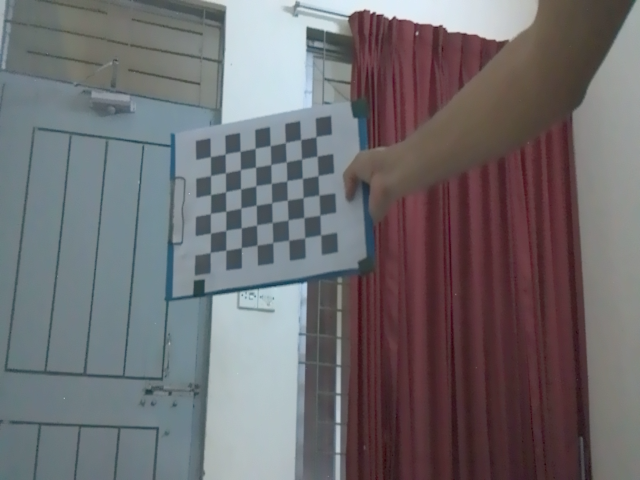
#> input picture automama/automama/perception/stereo_vision_test/single_cam_KD_callib/captured_images/frame_0001.png, 640 x 480 px; its folder holds only this picture in this run
$ python intrinsic_paramKD.py
#> lines starting #> are read from the running program, lines starting #| are printed output that depends on the picture
import cv2
import numpy as np
import glob
import os
import yaml

# ==== CONFIG ====
IMAGE_DIR = "automama/perception/stereo_vision_test/single_cam_KD_callib/captured_images"
CHESSBOARD_SIZE = (8, 6)
SQUARE_SIZE = 0.025
OUTPUT_DIR = "automama/perception/stereo_vision_test/single_cam_KD_callib"
CALIBRATION_YAML = os.path.join(OUTPUT_DIR, "camera_calibration.yaml")

def save_calibration_yaml(filename, camera_matrix, dist_coeffs):
    data = {
        'camera_matrix': camera_matrix.tolist(),
        'distortion_coefficients': dist_coeffs.tolist()
    }
    with open(filename, 'w') as f:
        yaml.dump(data, f)
    print(f"Calibration saved to YAML: {filename}")

def main():
    # Prepare object points
    objp = np.zeros((CHESSBOARD_SIZE[0]*CHESSBOARD_SIZE[1], 3), np.float32)
    objp[:, :2] = np.mgrid[0:CHESSBOARD_SIZE[0], 0:CHESSBOARD_SIZE[1]].T.reshape(-1, 2)
    objp *= SQUARE_SIZE

    objpoints = []
    imgpoints = []

    images = glob.glob(os.path.join(IMAGE_DIR, '*.png')) + glob.glob(os.path.join(IMAGE_DIR, '*.jpg'))
    if len(images) == 0:
        print(f"No images found in {IMAGE_DIR}")
        return

    print(f"Found {len(images)} images for calibration.")

    img_shape = None
    valid_images = 0

    for fname in images:
        img = cv2.imread(fname)
#> img is the input picture: shape (480, 640, 3); mean B, G, R 111.3, 108.3, 111.1
        if img is None:
            print(f"Failed to read {fname}, skipping.")
            continue

        gray = cv2.cvtColor(img, cv2.COLOR_BGR2GRAY)
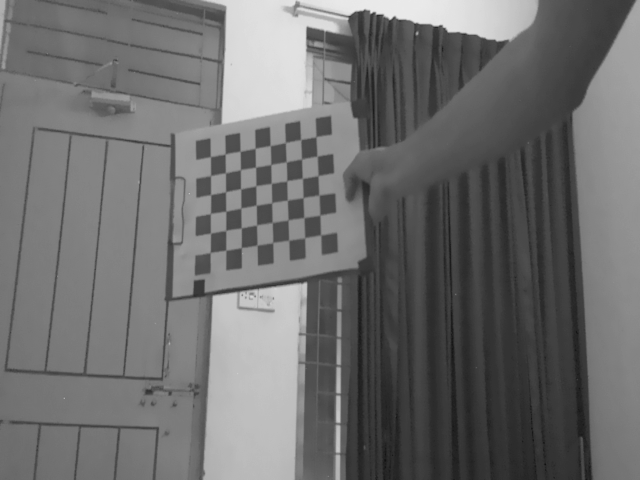
#> gray: shape (480, 640); min 17, max 235, mean 109.4
        if img_shape is None:
            img_shape = gray.shape[::-1]
#> img_shape = (640, 480)

        ret, corners = cv2.findChessboardCorners(gray, CHESSBOARD_SIZE, None)
#> ret = True; corners = 48 rows, first 8: [210.5, 156.6], [224.9, 154.1], [240.1, 151.4], [255.1, 148.4], [270.2, 145.5], [285.4, 142.5], [300.6, 139.7], [315.9, 136.6]

        if ret:
            valid_images += 1
            corners2 = cv2.cornerSubPix(gray, corners, (11, 11), (-1, -1),
                                        criteria=(cv2.TERM_CRITERIA_EPS + cv2.TERM_CRITERIA_MAX_ITER, 30, 0.001))
#> corners2 = 48 rows, first 8: [210.4, 156.6], [225.2, 153.8], [240.2, 151.2], [255.1, 148.3], [270.3, 145.6], [285.4, 142.5], [300.6, 139.5], [315.9, 136.6]

            objpoints.append(objp)
            imgpoints.append(corners2)

            img_draw = cv2.drawChessboardCorners(img.copy(), CHESSBOARD_SIZE, corners2, ret)
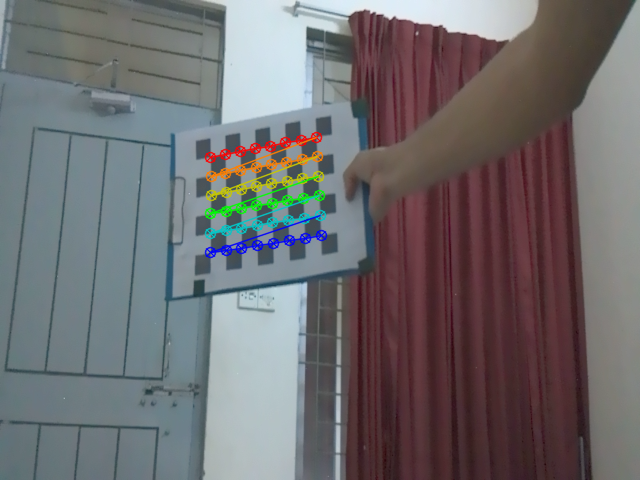
#> img_draw: shape (480, 640, 3); mean B, G, R 110.7, 108.5, 111.2
            cv2.imshow('Corners', img_draw)
            cv2.waitKey(100)
        else:
            print(f"Chessboard not found in {fname}, skipping.")

    cv2.destroyAllWindows()

    if valid_images < 5:
        print("Not enough valid images for calibration. Need at least 5.")
        return

    print("Calibrating camera...")
    ret, K, D, rvecs, tvecs = cv2.calibrateCamera(objpoints, imgpoints, img_shape, None, None)

    print("\nCalibration results:")
    print(f"RMS re-projection error: {ret}")
    print("Camera matrix (K):")
    print(K)
    print("Distortion coefficients (D):")
    print(D.ravel())

    # Save to YAML
    save_calibration_yaml(CALIBRATION_YAML, K, D)

if __name__ == "__main__":
    main()

$ run again, on automama/automama/perception/stereo_vision_test/single_cam_KD_callib/captured_images/frame_0005.png
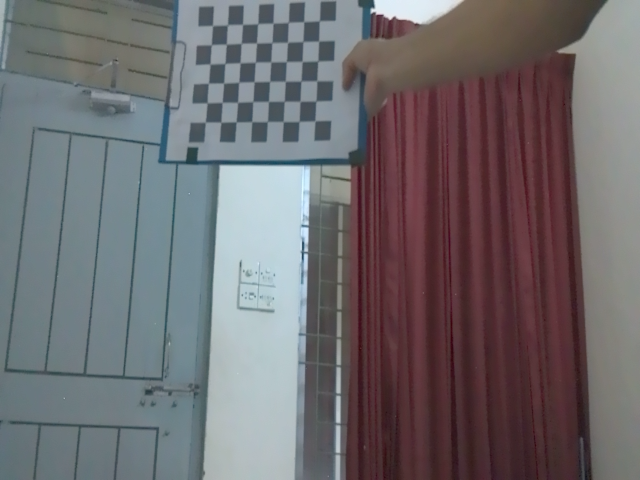
#> input picture automama/automama/perception/stereo_vision_test/single_cam_KD_callib/captured_images/frame_0005.png, 640 x 480 px
#> in main, img is the input picture: shape (480, 640, 3); mean B, G, R 109.9, 106.8, 110.7
#> in main, `gray = cv2.cvtColor(img, cv2.COLOR_BGR2GRAY)`:
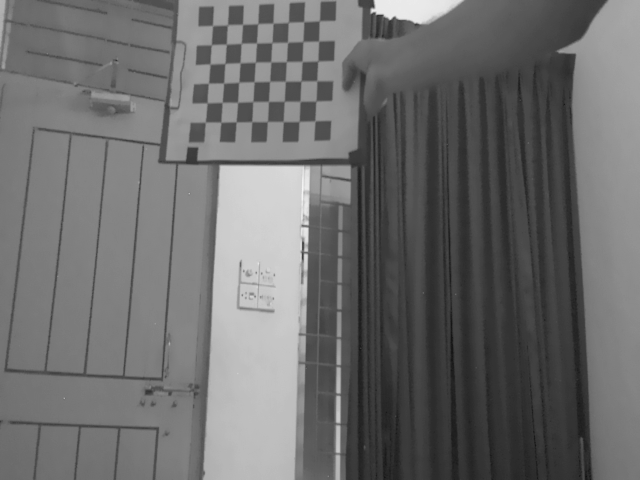
#> gray: shape (480, 640); min 17, max 244, mean 108.3
#> ret = True; corners = 48 rows, first 8: [212.5, 25.61], [227.6, 24.96], [242.5, 24.38], [257.7, 23.75], [273, 23.22], [288.3, 22.34], [303.6, 21.64], [319.2, 20.95]
#> corners2 = 48 rows, first 8: [212.5, 25.51], [227.4, 24.81], [242.6, 24.34], [257.6, 23.65], [273, 23.16], [288.3, 22.31], [303.8, 21.67], [319.3, 20.73]
#> in main, `img_draw = cv2.drawChessboardCorners(img.copy(), CHESSBOARD_SIZE, corn..`:
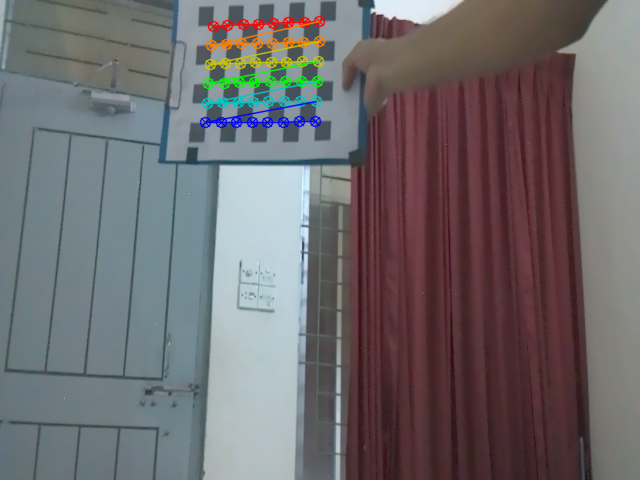
#> img_draw: shape (480, 640, 3); mean B, G, R 109.3, 107, 110.7

$ run again, on automama/automama/perception/stereo_vision_test/single_cam_KD_callib/captured_images/frame_0006.png
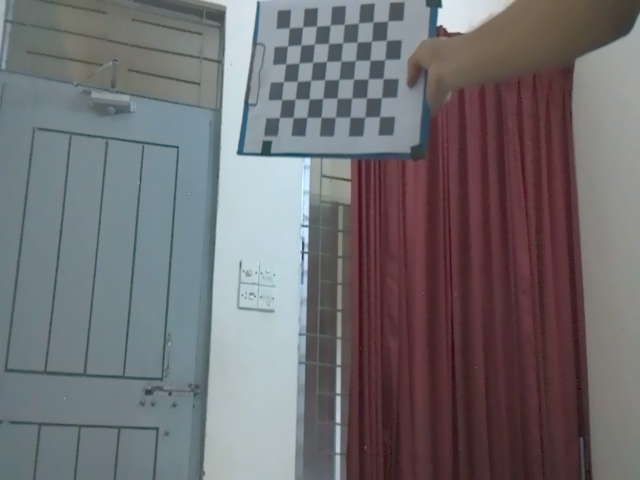
#> input picture automama/automama/perception/stereo_vision_test/single_cam_KD_callib/captured_images/frame_0006.png, 640 x 480 px
#> in main, img is the input picture: shape (480, 640, 3); mean B, G, R 113.2, 110.1, 113
#> in main, `gray = cv2.cvtColor(img, cv2.COLOR_BGR2GRAY)`:
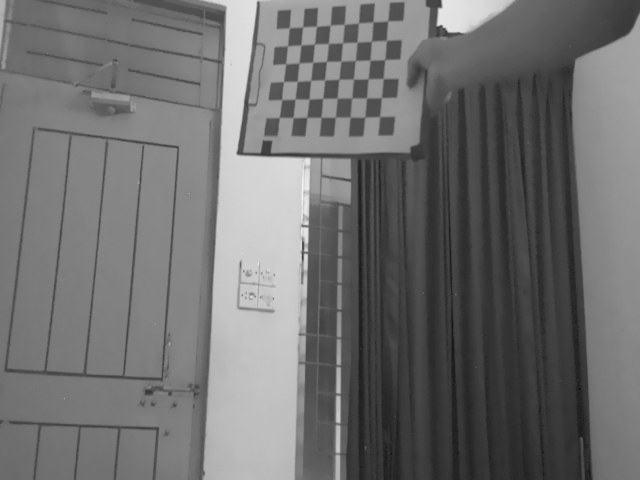
#> gray: shape (480, 640); min 11, max 244, mean 111.3
#> ret = True; corners = 48 rows, first 8: [289.4, 27.8], [302.6, 27.03], [316.6, 26.24], [330.2, 25.33], [344.2, 24.49], [358.5, 23], [373.1, 21.97], [387.6, 21.11]
#> corners2 = 48 rows, first 8: [289.4, 27.8], [302.5, 26.89], [316.5, 26.19], [330.2, 25.14], [344.3, 24.28], [358.5, 22.96], [373, 22.03], [387.7, 20.92]
#> in main, `img_draw = cv2.drawChessboardCorners(img.copy(), CHESSBOARD_SIZE, corn..`:
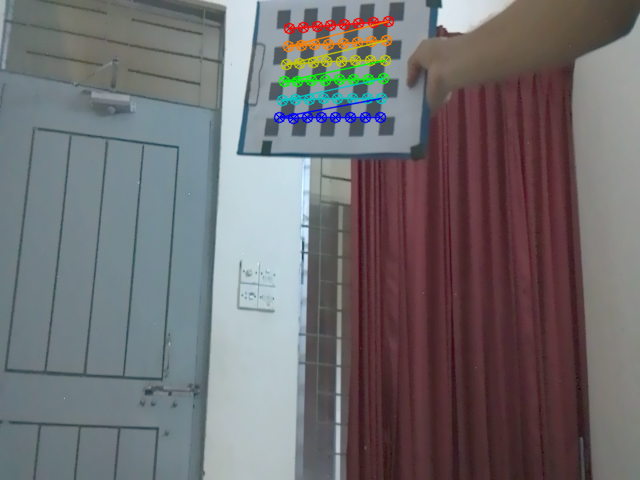
#> img_draw: shape (480, 640, 3); mean B, G, R 112.5, 110.2, 113

$ run again, on automama/automama/perception/stereo_vision_test/single_cam_KD_callib/captured_images/frame_0002.png
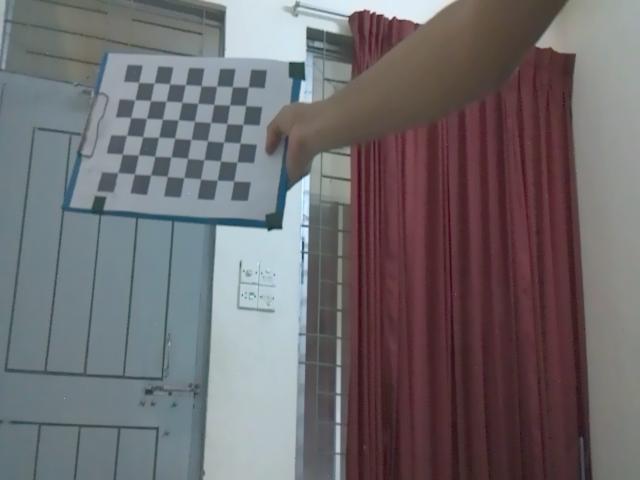
#> input picture automama/automama/perception/stereo_vision_test/single_cam_KD_callib/captured_images/frame_0002.png, 640 x 480 px
#> in main, img is the input picture: shape (480, 640, 3); mean B, G, R 109.7, 107, 111.2
#> in main, `gray = cv2.cvtColor(img, cv2.COLOR_BGR2GRAY)`:
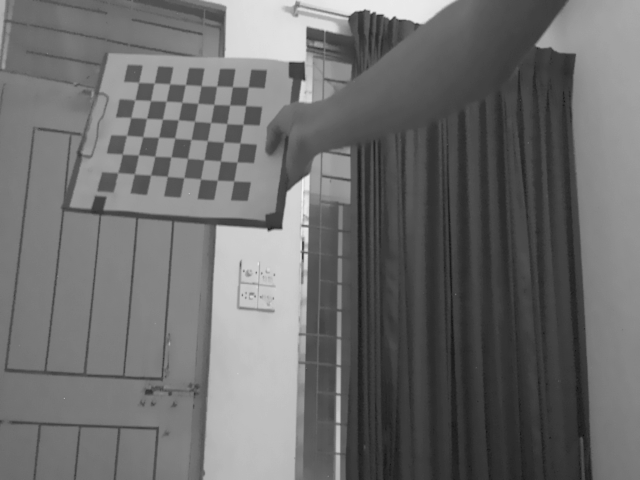
#> gray: shape (480, 640); min 15, max 244, mean 108.6
#> ret = True; corners = 48 rows, first 8: [138.5, 82.53], [154.2, 83.09], [169.6, 83.92], [185.3, 84.58], [201.1, 85.66], [216.6, 86.22], [232.5, 86.69], [248.5, 87]
#> corners2 = 48 rows, first 8: [138.6, 82.3], [154.1, 82.93], [169.7, 83.8], [185.4, 84.65], [201.1, 85.74], [216.6, 86.09], [232.4, 86.67], [248.2, 86.91]
#> in main, `img_draw = cv2.drawChessboardCorners(img.copy(), CHESSBOARD_SIZE, corn..`:
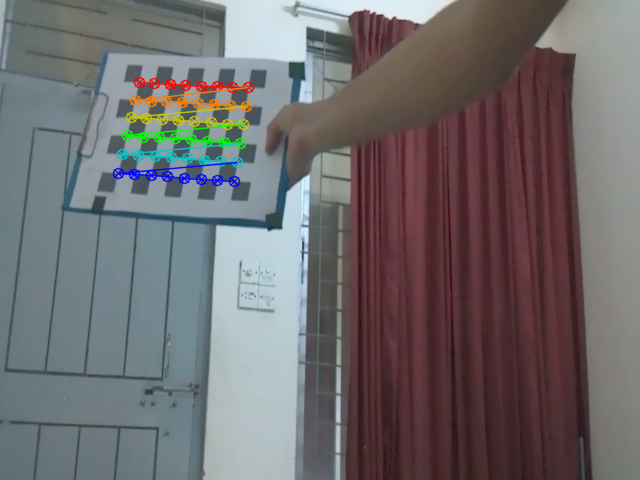
#> img_draw: shape (480, 640, 3); mean B, G, R 109, 107.1, 111.2
